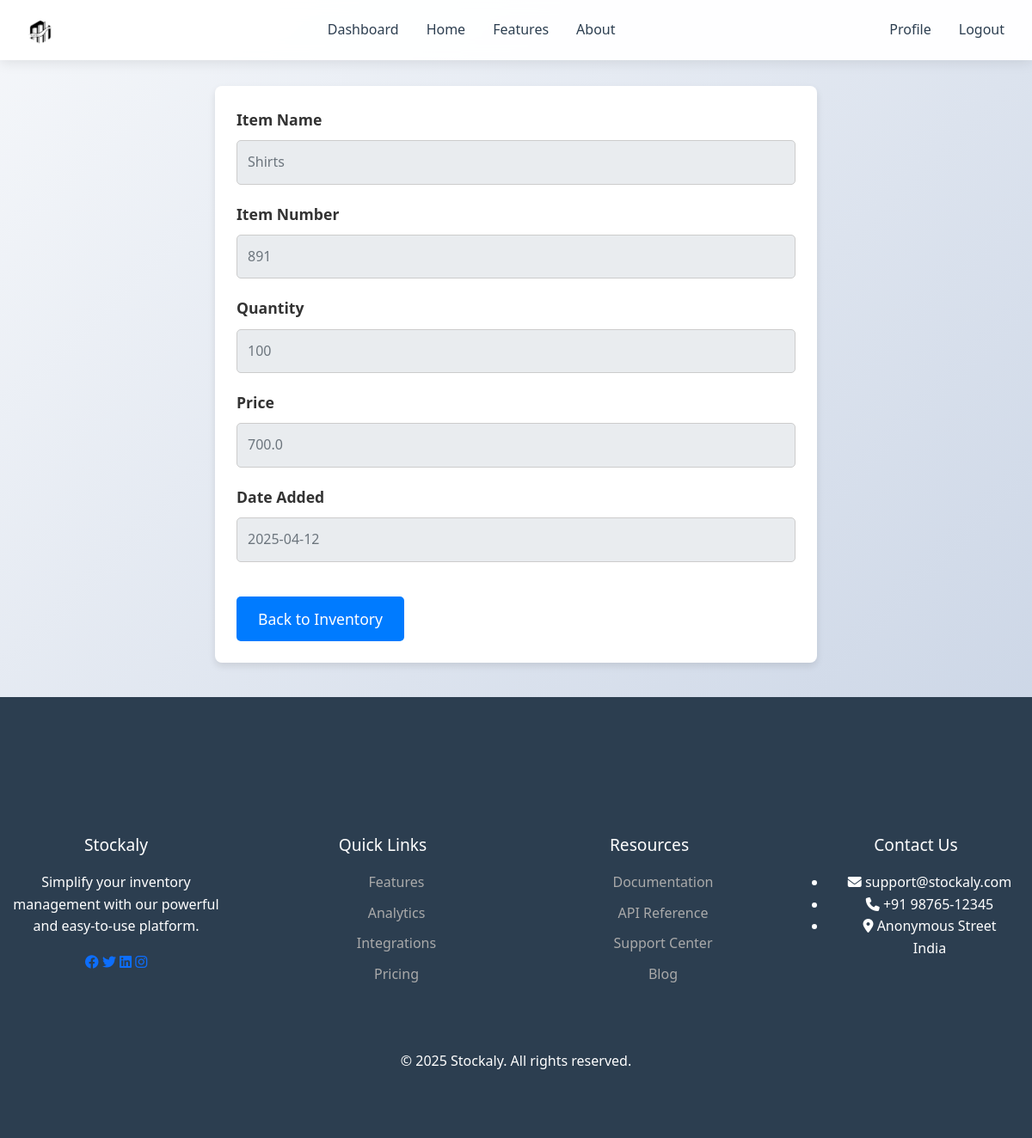
The page /view/11/ (signed in) on the database its author committed.
### inventory/models.py (models this page shows, shortened)
class InventoryItem(models.Model):
    item_name = models.CharField(max_length=100)
    item_number = models.CharField(max_length=100)
    quantity = models.IntegerField()
    price = models.FloatField()
    date_added = models.DateTimeField(default=timezone.now)
    last_changed = models.DateTimeField(null=True, blank=True)
    user = models.ForeignKey(CustomUser, on_delete=models.CASCADE, related_name='inventory_items', null=True)

### inventory/views.py (the view)
# urls.py: path('view/<int:id>/', views.view_item, name='view_item'),
@login_required
def view_item(request, id):
    item = get_object_or_404(InventoryItem, id=id, user=request.user)
    return render(request, 'view_item.html', {'item': item})

### inventory/templates/view_item.html (shortened to what this page needs)
{% extends "base.html" %}
{% block content %}
  <form>
    <div>
      <label for="item_name">Item Name</label>
      <input type="text" id="item_name" name="item_name" value="{{ item.item_name }}" readonly>
    </div>
    <div>
      <label for="item_number">Item Number</label>
      <input type="text" id="item_number" name="item_number" value="{{ item.item_number }}" readonly>
    </div>
    <div>
      <label for="quantity">Quantity</label>
      <input type="text" id="quantity" name="quantity" value="{{ item.quantity }}" readonly>
    </div>
    <div>
      <label for="price">Price</label>
      <input type="text" id="price" name="price" value="{{ item.price }}" readonly>
    </div>
    <div>
      <label for="date_added">Date Added</label>
      <input type="text" id="date_added" name="date_added" value="{{ item.date_added|date:'Y-m-d' }}" readonly>
    </div>
    <a href="{% url 'index' %}" class="btn">Back to Inventory</a>
  </form>
{% endblock %}

### inventory/static/css/final.css (style rules this page uses)
* { margin: 0; padding: 0; box-sizing: border-box; font-family: 'Segoe UI', Tahoma, Geneva, Verdana, sans-serif; }
body { background: linear-gradient(135deg, #f5f7fa 0%, #c3cfe2 100%); overflow-x: hidden; }
:root { --primary: #3498db; --secondary: #2980b9; --accent: #e74c3c; --dark: #2c3e50; --light: #ecf0f1; --success: #2ecc71; }
body { background-color: #f5f7fa; color: #333; line-height: 1.6; }
.btn { padding: 10px 20px; border-radius: 5px; text-decoration: none; font-weight: 500; transition: all 0.3s; }

### inventory/templates/view_item.html (style rules this page uses)
body { font-family: 'Arial', sans-serif; background-color: #f4f4f9; color: #333; margin-top: 0; padding: 0; }
form { background-color: #ffffff; max-width: 700px; margin: 0 auto; margin-top: 100px; margin-bottom: 40px; padding: 25px; border-radius: 8px; box-shadow: 0 4px 8px rgba(0, 0, 0, 0.1); width: 80%; min-height: 400px; }
form div { margin-bottom: 20px; }
form label { font-size: 1.1em; font-weight: bold; margin-bottom: 10px; display: block; }
form input { width: 100%; padding: 12px; font-size: 1em; border: 1px solid #ccc; border-radius: 5px; background-color: #f9f9f9; color: #555; cursor: not-allowed; box-sizing: border-box; }
form input:read-only { background-color: #e9ecef; color: #6c757d; }
.btn { display: inline-block; text-decoration: none; background-color: #007bff; color: white; padding: 12px 24px; font-size: 1.1em; border-radius: 5px; text-align: center; margin-top: 20px; transition: background-color 0.3s ease; }

### rows shown on the page
InventoryItem: item_name "Shirts", item_number "891", quantity "100", price "700.0", date_added "2025-04-12"
